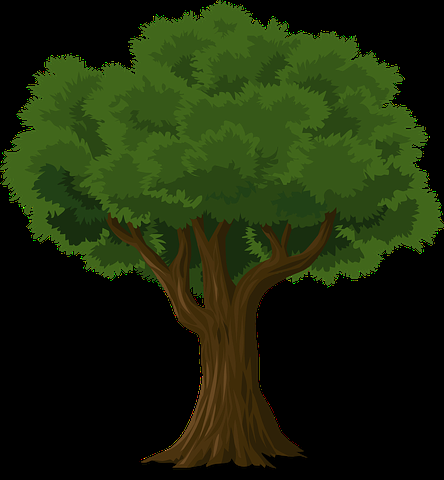
%> input picture img1.png, 444 x 480 px
$ octave Edge_detection_sobel.m   (GNU Octave 9; MATLAB toolbox functions it lacks are replaced by stand-ins)
%> lines starting %> are read from the running program, lines starting %| are printed output that depends on the picture; in (x1, y1, x2, y2) boxes, pixels count from 0 and x2, y2 are one past the last pixel; in counts of white or black regions, pixels touching at a corner belong together; the program's own positions count from 1
% MATLAB Code | Sobel Operator from Scratch

% Read Input Image
input_image = imread('E:\SEMESTER 4.1\LABs\img1.png');
%> input_image is the input picture: size 480x444x3 uint8; mean R, G, B 28, 39.9, 10.6

% Displaying Input Image
input_image = uint8(input_image);
figure, imshow(input_image); title('Input Image');

% Convert the truecolor RGB image to the grayscale image
input_image = rgb2gray(input_image);
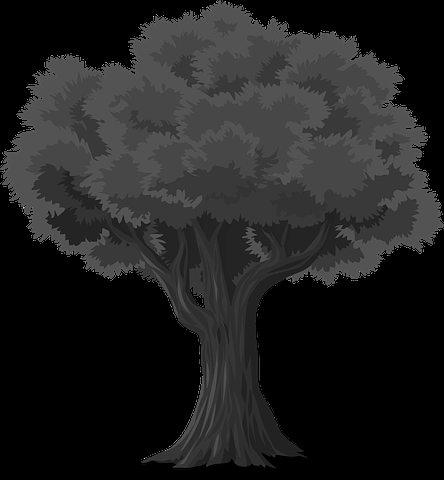
%> input_image: size 480x444 uint8; min 0, max 226, mean 33.1

% Convert the image to double
input_image = double(input_image);
%> input_image: size 480x444 double

% Pre-allocate the filtered_image matrix with zeros
filtered_image = zeros(size(input_image));

% Sobel Operator Mask
Mx = [-1 0 1; -2 0 2; -1 0 1];
My = [-1 -2 -1; 0 0 0; 1 2 1];

% Edge Detection Process
% When i = 1 and j = 1, then filtered_image pixel
% position will be filtered_image(2, 2)
% The mask is of 3x3, so we need to traverse
% to filtered_image(size(input_image, 1) - 2
%, size(input_image, 2) - 2)
% Thus we are not considering the borders.
for i = 1:size(input_image, 1) - 2
	for j = 1:size(input_image, 2) - 2

		% Gradient approximations
		Gx = sum(sum(Mx.*input_image(i:i+2, j:j+2)));
		Gy = sum(sum(My.*input_image(i:i+2, j:j+2)));

		% Calculate magnitude of vector
		filtered_image(i+1, j+1) = sqrt(Gx.^2 + Gy.^2);

	end
end
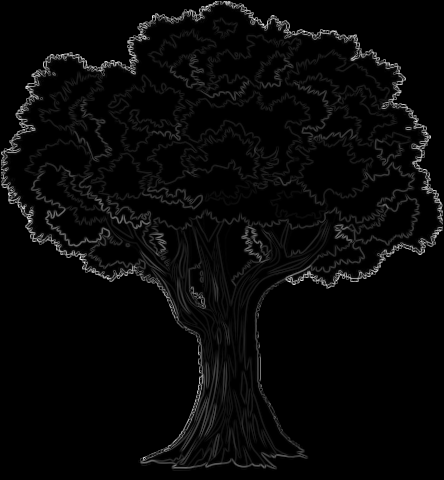
%> filtered_image: size 480x444 double; min 0, max 589, mean 18.8; drawn with min black and max white

% Displaying Filtered Image
filtered_image = uint8(filtered_image);
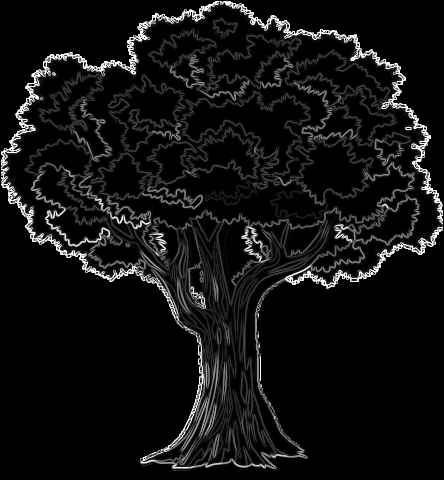
%> filtered_image: size 480x444 uint8; min 0, max 255, mean 17.8
figure, imshow(filtered_image); title('Filtered Image');

% Define a threshold value
thresholdValue = 100; % varies between [0 255]
output_image = max(filtered_image, thresholdValue);
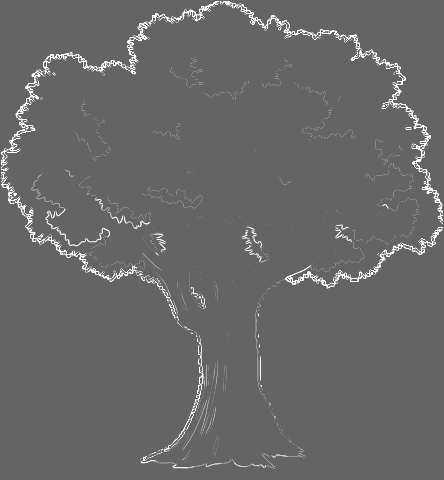
%> output_image: size 480x444 uint8; min 100, max 255, mean 104.3
output_image(output_image == round(thresholdValue)) = 0;
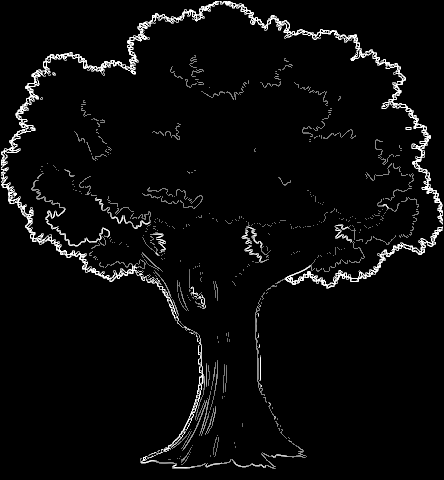
%> output_image: size 480x444 uint8; min 0, max 255, mean 10.1

% Displaying Output Image
output_image = im2bw(output_image);
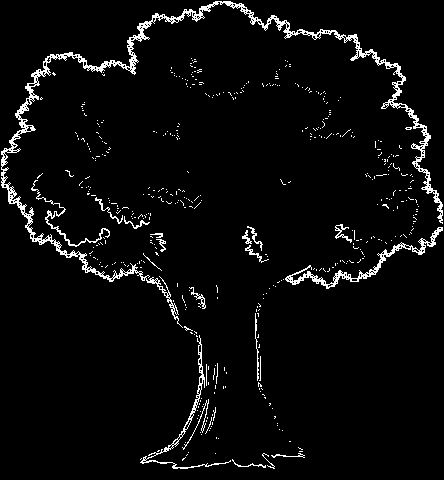
%> output_image: size 480x444 logical; 4.1% white in thin lines or dots
figure, imshow(output_image); title('Edge Detected Image');

$ run again, with img4.png copied over img1.png
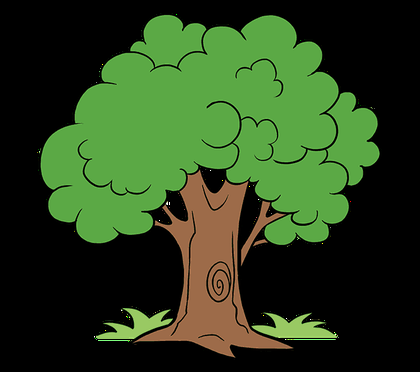
%> input picture img4.png, 420 x 372 px, shrunk from 678 x 600 before the run
%> input_image is the input picture: size 372x420x3 uint8; mean R, G, B 42.7, 65, 28.9
%> `input_image = rgb2gray(input_image);`:
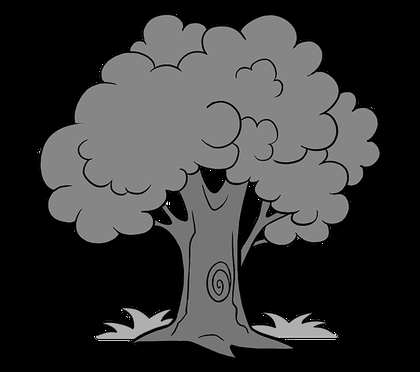
%> input_image: size 372x420 uint8; min 0, max 255, mean 54.1
%> `output_image = im2bw(output_image);`:
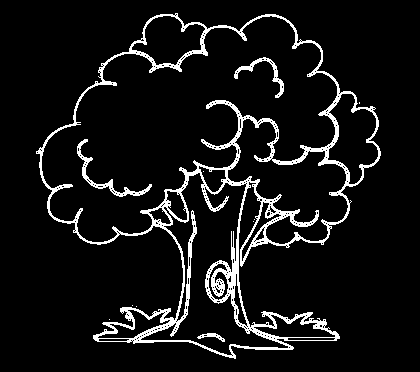
%> output_image: size 372x420 logical; 7.8% white in thin lines or dots, all inside (x1, y1, x2, y2) = (36, 13, 381, 359)

$ run again, with img2.jpg saved as img1.png
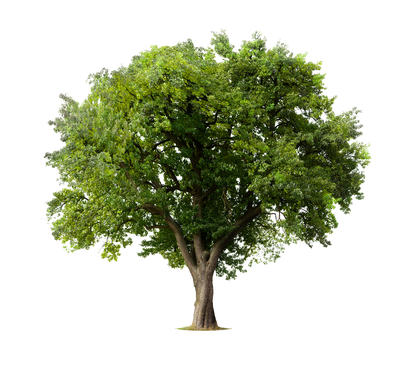
%> input picture img2.jpg, 420 x 366 px, shrunk from 1000 x 871 before the run
%> input_image is the input picture: size 366x420x3 uint8; mean R, G, B 191.5, 197.1, 175.7
%> after the loop `for i = 1:size(input_image, 1) - 2`:
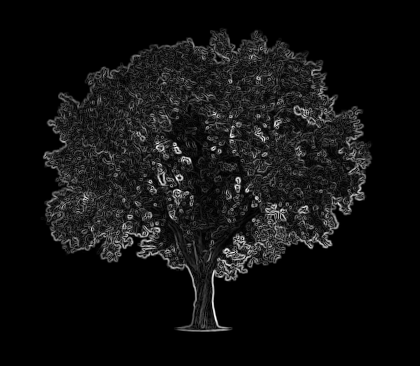
%> filtered_image: size 366x420 double; min 0, max 974.1, mean 65.9; drawn with min black and max white
%> `output_image = im2bw(output_image);`:
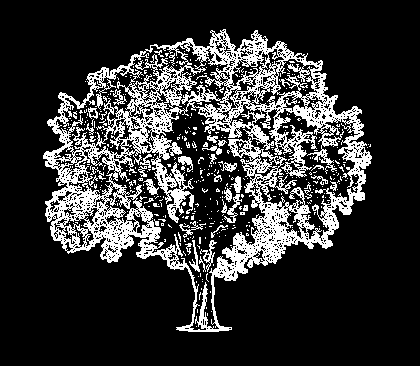
%> output_image: size 366x420 logical; 20% white in thin lines or dots, all inside (x1, y1, x2, y2) = (43, 29, 372, 332)
